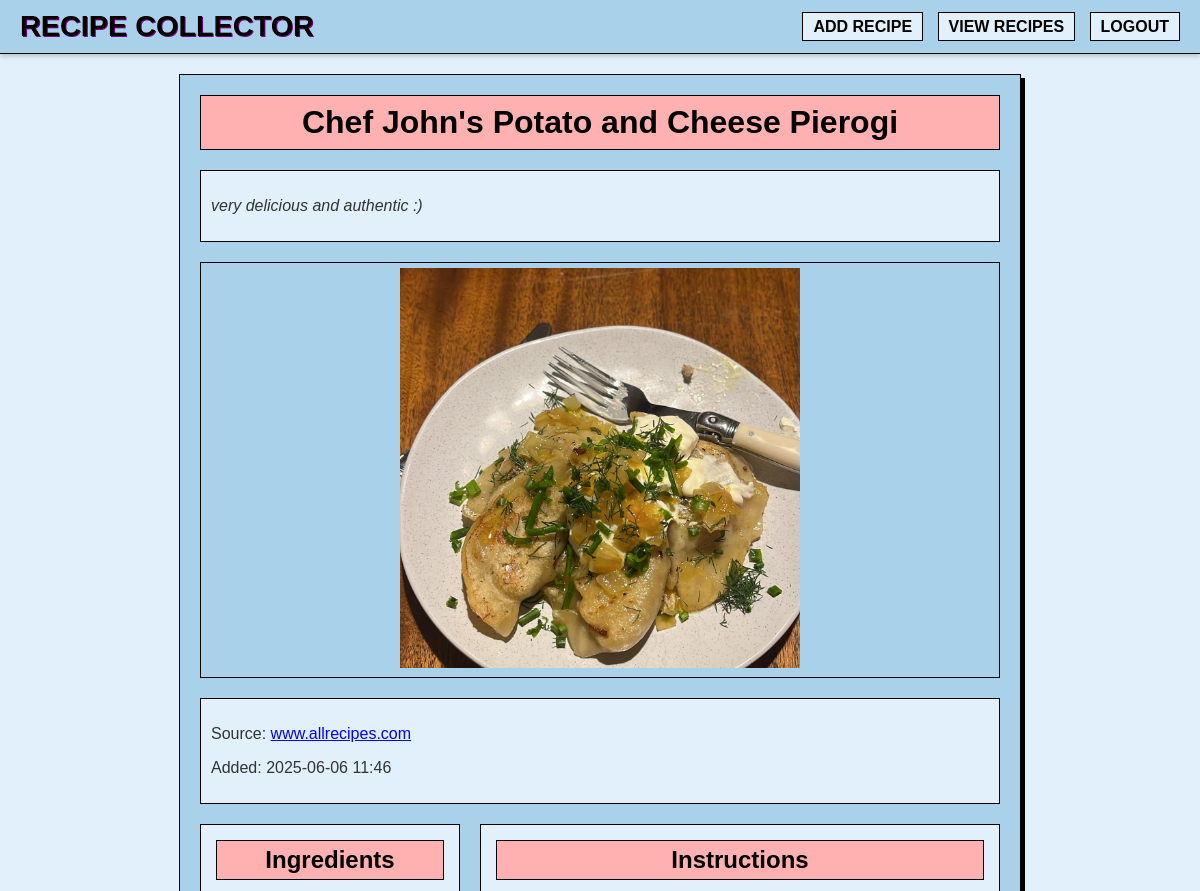
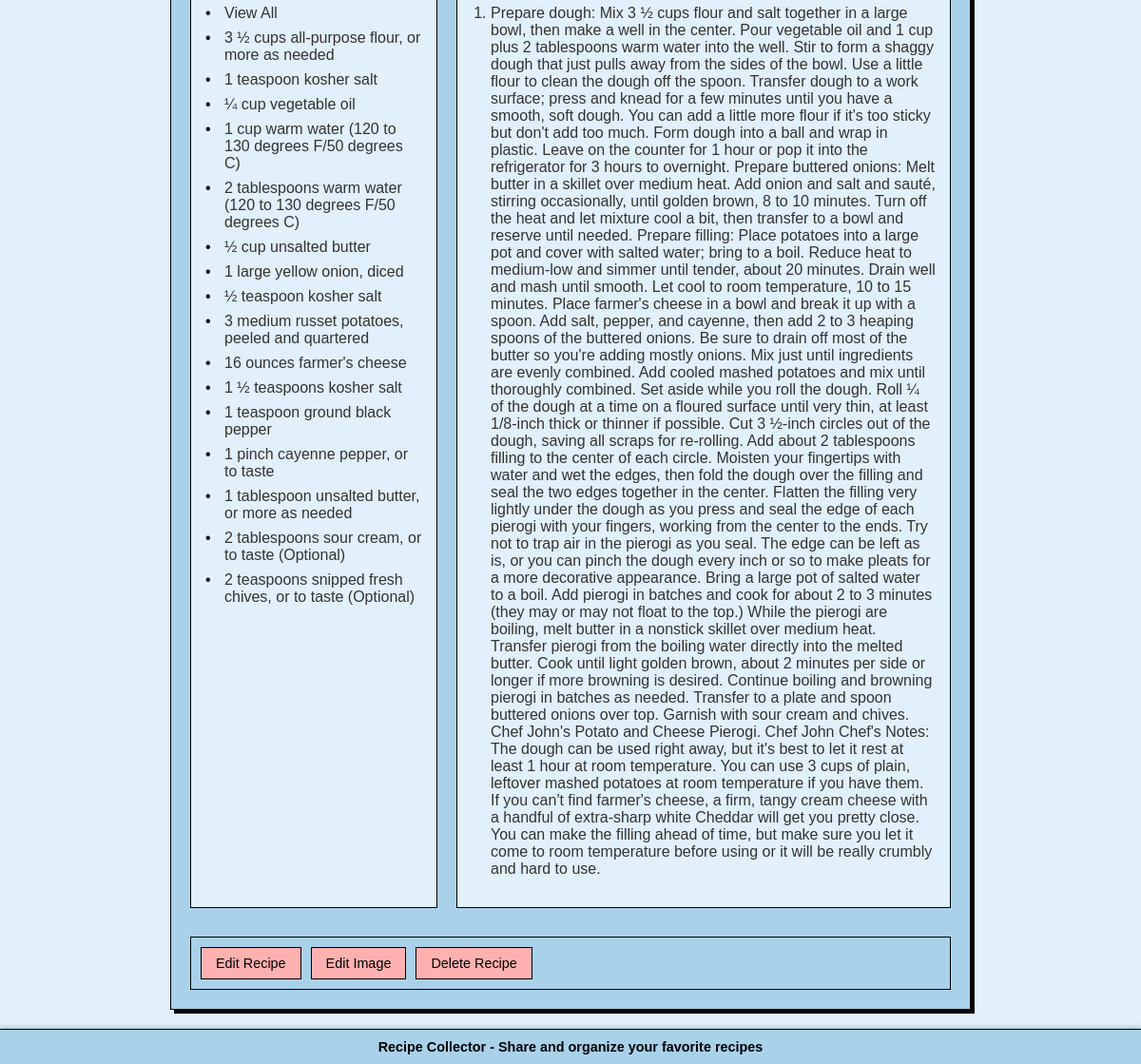
The app's page /recipe/6 (signed in) with its own data (2 pictures, top to bottom).
### app.py (models this page shows, shortened)
class Recipe(db.Model):
    __tablename__ = 'recipe'  # Explicitly set table name
    id = db.Column(db.Integer, primary_key=True)
    title = db.Column(db.String(200), nullable=False)
    ingredients = db.Column(db.Text, nullable=False)
    instructions = db.Column(db.Text, nullable=False)
    source_url = db.Column(db.String(500), nullable=False)
    source_name = db.Column(db.String(200), nullable=False)
    image_url = db.Column(db.String(500), nullable=True)
    created_at = db.Column(db.DateTime, default=datetime.utcnow)
    my_comment = db.Column(db.Text, nullable=True)  # New field for your personal comment

### app.py (the view)
@app.route('/recipe/<int:recipe_id>')
def recipe_detail(recipe_id):
    recipe = Recipe.query.get_or_404(recipe_id)
    return render_template('recipe_detail.html', recipe=recipe, logged_in=session.get('logged_in', False))

### templates/recipe_detail.html (shortened to what this page needs)
{% extends "base.html" %}
{% block content %}
<div class="recipe-detail">
    <h1 class="recipe-detail-title">{{ recipe.title }}</h1>
    {% if recipe.my_comment %}
    <div class="my-recipe-comment">
        <p>{{ recipe.my_comment }}</p>
    </div>
    {% endif %}
    {% if recipe.image_url %}
    <div class="recipe-image">
        <img src="{{ url_for('uploaded_file', filename=recipe.image_url) }}" alt="{{ recipe.title }}">
    </div>
    {% endif %}
    <div class="recipe-info-box">
        <p>Source: <a href="{{ recipe.source_url }}" target="_blank">{{ recipe.source_name }}</a></p>
        <p>Added: {{ recipe.created_at.strftime('%Y-%m-%d %H:%M') }}</p>
    </div>
    <div class="recipe-content-grid">
        <div class="ingredients-box">
            <h2>Ingredients</h2>
            <ul>
                {% for ingredient in recipe.ingredients.split('\n') %}
                <li>{{ ingredient }}</li>
                {% endfor %}
            </ul>
        </div>
        <div class="instructions-box">
            <h2>Instructions</h2>
            <ol>
                {% for instruction in recipe.instructions.split('\n') %}
                <li>{{ instruction }}</li>
                {% endfor %}
            </ol>
        </div>
    </div>
    {% if logged_in %}
    <div class="recipe-actions-box">
        <a href="{{ url_for('edit_recipe', recipe_id=recipe.id) }}" class="btn btn-primary">Edit Recipe</a>
        <a href="{{ url_for('edit_image', recipe_id=recipe.id) }}" class="btn btn-secondary">Edit Image</a>
        <form action="{{ url_for('delete_recipe', recipe_id=recipe.id) }}" method="post" class="d-inline">
            <button type="submit" class="btn btn-danger" onclick="return confirm('Are you sure you want to delete this recipe?')">Delete Recipe</button>
        </form>
    </div>
    {% endif %}
</div>
{% endblock %}

### templates/base.html (style rules this page uses)
body { background-color: #ddeff2; font-family: 'Arial', sans-serif; color: #000; margin: 0; padding: 0; display: flex; flex-direction: column; min-height: 100vh; }

### templates/recipe_detail.html (style rules this page uses)
body { background-color: #e1f0fa; font-family: 'Arial', sans-serif; color: #000; }
.recipe-detail { max-width: 800px; margin: 20px auto; padding: 20px; border: 1px solid #000; background-color: #a9d1ea; box-shadow: 4px 4px #000; }
.recipe-detail-title { color: #000; background-color: #ffb1b1; padding: 8px; border: 1px solid #000; text-align: center; font-weight: bold; font-size: 2em; margin-top: 0; margin-bottom: 20px; }
.my-recipe-comment { margin-top: 10px; margin-bottom: 20px; padding: 10px; background-color: #e1f0fa; border: 1px solid #000; font-style: italic; color: #333; }
.recipe-image { margin: 20px 0; text-align: center; border: 1px solid #000; background-color: #a9d1ea; padding: 5px; }
.recipe-image img { max-width: 100%; max-height: 400px; object-fit: contain; border: none; }
.recipe-info-box { margin: 20px 0; color: #333; background-color: #e1f0fa; padding: 10px; border: 1px solid #000; }
.recipe-info-box a { color: #0000ff; text-decoration: underline; }
.recipe-content-grid { display: grid; grid-template-columns: 1fr 2fr; gap: 20px; margin: 20px 0; }
.ingredients-box, .instructions-box { background-color: #e1f0fa; padding: 15px; border: 1px solid #000; }
.ingredients-box h2, .instructions-box h2 { color: #000; background-color: #ffb1b1; padding: 5px; border: 1px solid #000; text-align: center; font-weight: bold; font-size: 1.5em; margin-top: 0; margin-bottom: 15px; }
.ingredients-box ul { list-style-type: none; padding-left: 0; }
.ingredients-box li { margin-bottom: 8px; padding-left: 20px; position: relative; color: #333; }
.ingredients-box li:before { content: "•"; position: absolute; left: 0; color: #000; }
.instructions-box ol { padding-left: 20px; }
.instructions-box li { margin-bottom: 12px; color: #333; }
.btn { background-color: #ffb1b1; color: #000; padding: 8px 15px; font-size: 0.9em; border: 1px solid #000; border-radius: 0; cursor: pointer; transition: none; font-family: 'Arial', sans-serif; text-decoration: none; display: inline-block; }
.recipe-actions-box { margin-top: 30px; display: flex; gap: 10px; border: 1px solid #000; background-color: #a9d1ea; padding: 10px; }

### records on screen
Recipe: title "Chef John's Potato and Cheese Pierogi", my_comment "very delicious and authentic :)", image_url (picture), source_name "www.allrecipes.com", created_at "2025-06-06 11:46", instructions "Prepare dough: Mix 3 ½ cups flour and salt together in a large bowl, then make a well in the center. Pour vegetable oil and 1 cup plus 2 tablespoons warm water into the well. Stir to form a shaggy dough that just pulls away from the sides of the bowl. Use a little flour to clean the dough off the spoon. Transfer dough to a work surface; press and knead for a few minutes until you have a smooth, soft dough. You can add a little more flour if it's too sticky but don't add too much. Form dough into a ball and wrap in plastic. Leave on the counter for 1 hour or pop it into the refrigerator for 3 hours to overnight. Prepare buttered onions: Melt butter in a skillet over medium heat. Add onion…"

### other values on screen
{{ ingredient }} "View All" "3 ½ cups all-purpose flour, or more as needed" "1 teaspoon kosher salt" "¼ cup vegetable oil" "1 cup warm water (120 to 130 degrees F/50 degrees C)" "2 tablespoons warm water (120 to 130 degrees F/50 degrees C)" "½ cup unsalted butter" "1 large yellow onion, diced" "½ teaspoon kosher salt" "3 medium russet potatoes, peeled and quartered" "16 ounces farmer's cheese" "1 ½ teaspoons kosher salt" "1 teaspoon ground black pepper" "1 pinch cayenne pepper, or to taste" "1 tablespoon unsalted butter, or more as needed" "2 tablespoons sour cream, or to taste (Optional)" "2 teaspoons snipped fresh chives, or to taste (Optional)"
